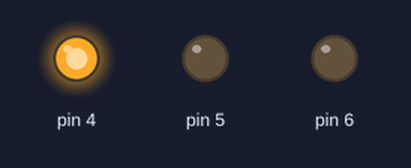
This sketch was run on a simulated Arduino Uno, built with avr-gcc and run on an emulated ATmega328P. Parts: output pins drawn as LEDs (lit = HIGH).

Above: at 2.5 s.
At 6.5 s:
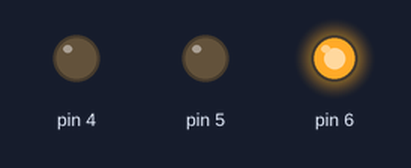
At 9.3 s:
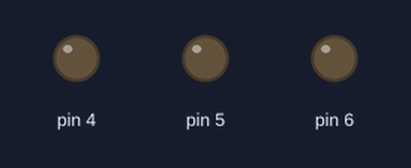
At 12.1 s:
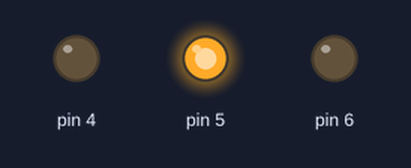
Timing chart, 0 to 16.4 s (numbered marks = the images above):
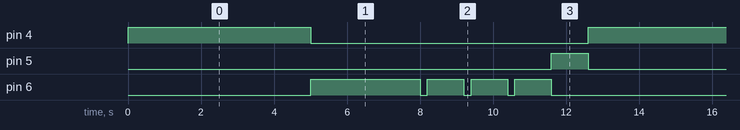

Measured:
- by itself, pin 4: alternates HIGH for 5.0 s and LOW for 7.6 s
- by itself, pin 5: alternates HIGH for 1.0 s and LOW for 11.6 s
- by itself, pin 6: repeats every 12.6 s: 3 × (LOW 0.20 s, HIGH 1.0 s), LOW 6.0 s, HIGH 3.0 s

The sketch:

trafficlight.ino
```cpp
//Traffic light
//Pin 4 - Red LED
//Pin 5 - Yellow LED
//Pin 6 - Green LED

//Work sequence
//1. Red(4)     works for 5 sec
//2. Green(6)   works for 3 sec
//3. Green(6)   blinking 3 times
//4. Yellow (5) works for 1 sec

void setup() {
  pinMode(6, OUTPUT);
  pinMode(5, OUTPUT);
  pinMode(4, OUTPUT);
}

void loop() {

  blink(4,5000);
  blink(6,3000);
  delay(200);
  blink(6,1000);
  delay(200);
  blink(6,1000);
  delay(200);
  blink(6,1000);
  blink(5,1000);

}

void blink(int portnum, int delayt)
{
  digitalWrite(portnum, HIGH);
  delay(delayt);
  digitalWrite(portnum, LOW);
}
```
